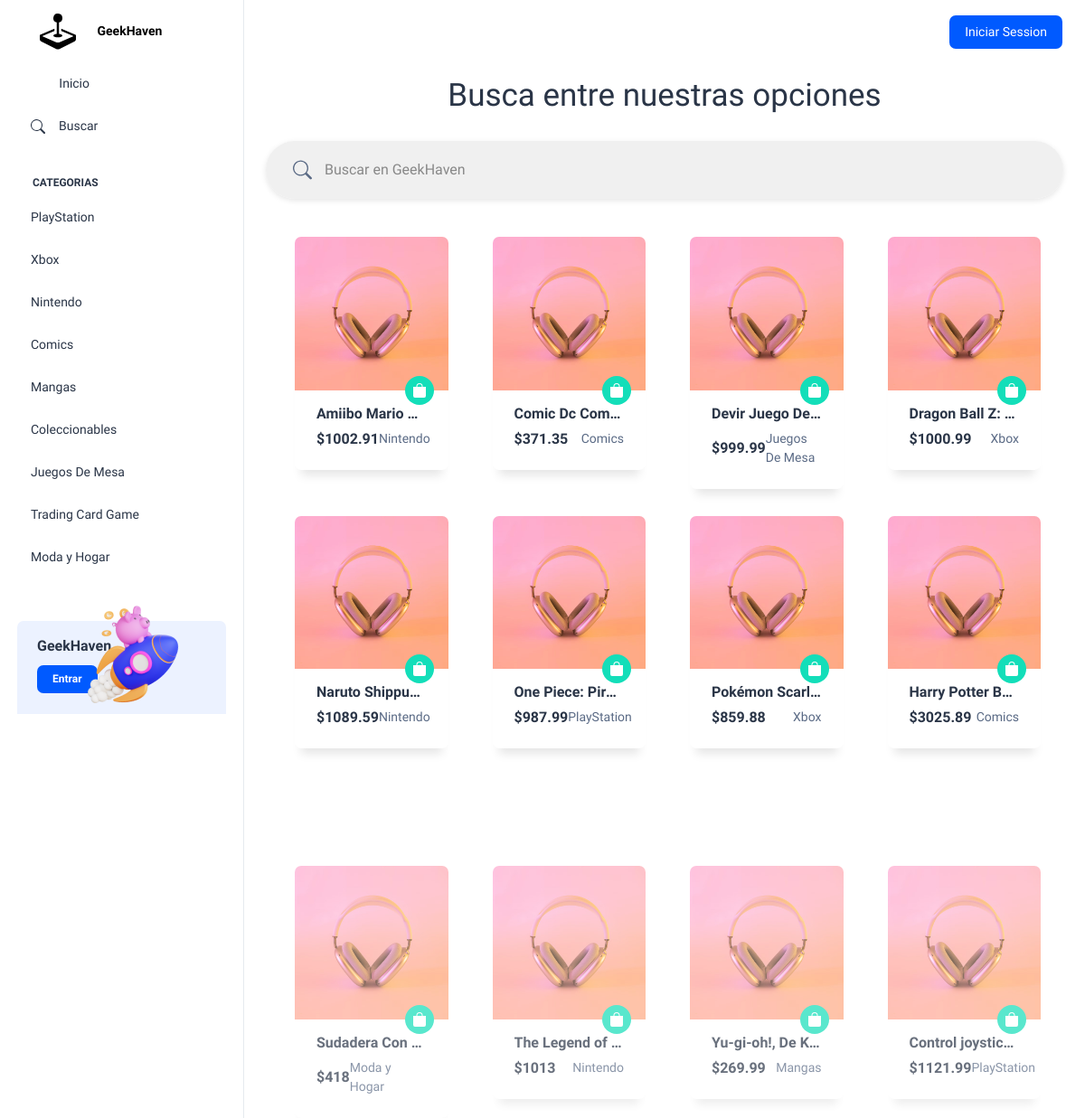
Screenshot of /src/views/user/buscar.php with the database file from the repository.
### tables this page shows
CREATE TABLE `categorias` (
  `id_cat` int(11) NOT NULL,
  `nom_cat` varchar(50) NOT NULL
);

CREATE TABLE `productos` (
  `id_producto` int(11) NOT NULL,
  `nom_producto` varchar(100) DEFAULT NULL,
  `precio` double DEFAULT NULL,
  `descripcion` varchar(500) DEFAULT NULL,
  `existencia` int(11) DEFAULT NULL,
  `estado` varchar(50) DEFAULT NULL,
  `id_cat` int(11) DEFAULT NULL,
  `tipo_id` int(11) DEFAULT NULL,
  `universo_id` int(11) DEFAULT NULL,
  `fecha` timestamp NOT NULL DEFAULT current_timestamp() ON UPDATE current_timestamp(),
  `precio_base` float DEFAULT NULL
);

### src/data/Database.php (called while the page is built, shortened)
<?php
class Database
{
    private $servername = "localhost";
    private $username = "root";
    private $password = "";
    private $dbname = "geekhaven";
    private $conn;
    public function __construct()
    {
        try {
            $this->conn = new PDO("mysql:host=$this->servername;dbname=$this->dbname", $this->username, $this->password);
            $this->conn->setAttribute(PDO::ATTR_ERRMODE, PDO::ERRMODE_EXCEPTION);
            $this->conn->exec("set names utf8");
        } catch (PDOException $e) {
            echo "Error en la conexión: " . $e->getMessage();
        }
    }
    public function ejecutarConsulta($sql, $params = [])
    {
        try {
            $stmt = $this->conn->prepare($sql);
            $stmt->execute($params);
            return $stmt;
        } catch (PDOException $e) {
            echo "Error en la consulta: " . $e->getMessage();
            return null;
        }
    }
    public function seleccionarDatos($sql, $params = [])
    {
        $stmt = $this->ejecutarConsulta($sql, $params);
        if ($stmt) {
            return $stmt->fetchAll(PDO::FETCH_ASSOC);
        } else {
            return null;
        }
    }
}
?>

### src/views/user/buscar.php (the view, shortened to what this page needs)
<?php
    $db = new Database;
?>
<!doctype html>
<html lang="en">
<head>
  <link rel="stylesheet" href="/geekhaven/src/views/admin/assets/css/styles.min.css" />
  <link rel="stylesheet" href="/geekhaven/bootstrap/css/estilos.css" />
</head>
<body>
<?php include($_SERVER['DOCUMENT_ROOT'] . '/geekhaven/templates/navbar_user.php'); ?>
<div class="container-fluid">
<center><h1>Busca entre nuestras opciones</h1></center>
<br>
        <div class="search-container">
        <form class="d-flex primary" role="search" style="witdh:100%">
            <input  data-table="table_id" class="light-table-filter" type="text"  id="search-input" placeholder=" Buscar en GeekHaven">
        </form>
        </div>
<br><br>
        <div class="row"  style="margin-left:20px">
            <?php
            $SQL = "SELECT * from productos inner join categorias on categorias.id_cat=productos.id_cat where productos.existencia > 0";
            $con = $db->seleccionarDatos($SQL);
            if (!empty($con)) {
                foreach ($con as $fila) {
                    ?>
                        <div class="col-sm-6 col-xl-3">
                        <div class="scroll-appear">
                            <div class="card overflow-hidden rounded-2">
                            <div class="position-relative">
    <a href="/geekhaven/src/views/user/productos.php?id=<?php echo $fila['id_producto']?>"><img src="/geekhaven/src/views/admin/assets/images/products/s4.jpg" class="card-img-top rounded-0" alt="..."></a>
    <a href="javascript:void(0)" class="bg-success rounded-circle p-2 text-white d-inline-flex position-absolute bottom-0 end-0 mb-n3 me-3" data-bs-toggle="tooltip" data-bs-placement="top" data-bs-title="Add To Cart"><svg xmlns="http://www.w3.org/2000/svg" width="16" height="16" fill="currentColor" class="bi bi-bag-fill" viewBox="0 0 16 16">
<path d="M8 1a2.5 2.5 0 0 1 2.5 2.5V4h-5v-.5A2.5 2.5 0 0 1 8 1zm3.5 3v-.5a3.5 3.5 0 1 0-7 0V4H1v10a2 2 0 0 0 2 2h10a2 2 0 0 0 2-2V4h-3.5z"></path>
</svg>
    </a>
  </div>
  <div class="card-body pt-3 p-4">
        <div style="width:100%;">
        <h6 class="fw-semibold fs-4 text-truncate"> <?php echo $fila['nom_producto']  ?>  </h6>
        </div>
    <div class="d-flex align-items-center justify-content-between">
      <h6 class="fw-semibold fs-4 mb-0"><?php echo '$' . $fila['precio']; ?></h6>
      <ul class="list-unstyled d-flex align-items-center mb-0">
      <?php echo $fila['nom_cat']  ?>                  </ul>
    </div>
  </div>
                            </div>
                            </div>
                        </div>
                    <?php
                }
            }
            else{
              ?>
<button type="button" class="btn btn-primary">Primary</button>
            <?php
            }
            ?>
        </div>
    </div>
<br><br>
</div>
</body>
</html>

### templates/navbar_user.php (shortened to what this page needs)
<?php
$sql="select * from categorias";
$categorias=$db->seleccionarDatos($sql);
?>
<div class="page-wrapper" id="main-wrapper" data-layout="vertical" data-navbarbg="skin6" data-sidebartype="full"
    data-sidebar-position="fixed" data-header-position="fixed">
    <aside class="left-sidebar" style="    background: #ffffffde; backdrop-filter: blur(70px);">
      <div>
        <div class="brand-logo d-flex align-items-center justify-content-between">
          <a href="/geekhaven/index.php" class="text-nowrap logo-img">
            <b style="color: black;">GeekHaven</b>
          </a>
        </div>
        <nav class="sidebar-nav scroll-sidebar" data-simplebar="">
          <ul id="sidebarnav">
            <li class="sidebar-item">
              <a class="sidebar-link" href="/geekhaven/index.php" aria-expanded="false">
                <span>
                  <i class="ti ti-layout-dashboard"></i>
                </span>
                <span class="hide-menu">Inicio</span>
              </a>
            </li>
            <li class="sidebar-item">
              <a class="sidebar-link" href="/geekhaven/src/views/user/buscar.php" aria-expanded="false">
                <span>
                </span>
                <span class="hide-menu">Buscar</span>
              </a>
            </li>
            <li class="nav-small-cap">
              <span class="hide-menu">Categorias</span>
            </li>
            <?php
                foreach($categorias as $categoria){
            ?>
            <li class="sidebar-item">
            <a class="sidebar-link" href="/geekhaven/src/views/user/cat.php?id=<?php echo $categoria['id_cat']; ?>" aria-expanded="false">
                <span class="hide-menu" id="ncat"><?php echo $categoria['nom_cat'] ?></span>
              </a>
            </li>
            <?php
               }
            ?>
<?php if(!isset($_SESSION['user'])){
?>
<li>
<div class="unlimited-access hide-menu bg-light-primary position-relative mb-7 mt-5 rounded">
            <div class="d-flex">
              <div class="unlimited-access-title me-3">
                <h6 class="fw-semibold fs-4 mb-6 text-dark w-85">GeekHaven</h6>
                <a href="/geekhaven/src/views/user/login.php" style=" background-color: #005aff; color: #fff;" class="btn fs-2 fw-semibold lh-sm" style="">Entrar</a>
              </div>
              <div class="unlimited-access-img">
                <img src="/geekhaven/src/views/admin/assets/images/backgrounds/rocket.png" alt="" class="img-fluid">
              </div>
            </div>
          </div>
          <br>
</li>
            <?php  }  ?>
          </ul>
        </nav>
      </div>
    </aside>
    <div class="body-wrapper">
      <header class="app-header" style="    background: #ffffffde;backdrop-filter: blur(70px);">
        <nav class="navbar navbar-expand-lg navbar-light">
          <div class="navbar-collapse justify-content-end px-0" id="navbarNav">
            <ul class="navbar-nav flex-row ms-auto align-items-center justify-content-end">
            <?php if(!isset($_SESSION['user'])){?>
<a href="/geekhaven/src/views/user/login.php"> <button type="button" class="btn" style="background: #005aff; color:white">Iniciar Session</button></a>
            <?php  }
              else{?>
  <?php
  if(isset($id_orden)){
  $CantidadDePrdQry="SELECT COUNT(*) AS productos FROM(SELECT PRD.id_producto,PRD.nom_producto, PRD.descripcion, usuarios.id_usuario as usr, detalle_orden.cantidad as cantidad, detalle_orden.estatus as stat, detalle_orden.id_orden
  FROM usuarios
  JOIN detalle_orden on usuarios.id_usuario=detalle_orden.id_usuario
  JOIN (SELECT * from productos) as PRD on PRD.id_producto = detalle_orden.id_producto
  WHERE usuarios.id_usuario = $usr and detalle_orden.estatus=0 and detalle_orden.id_orden=$id_orden) as PCN";
  $Cantidad=$db->seleccionarDatos($CantidadDePrdQry);
  if(!empty($Cantidad)){
  ?>
    <span style="width:37px; background:#005aff; z-index:0"class="mt-3 position-absolute top-0 start-100 translate-middle badge rounded-pill">
      <?php
      foreach($Cantidad as $res){
        echo $res['productos'];
      }
      ?>
    </span>
    <?php }
    else{
    }
    ?>
<svg xmlns="http://www.w3.org/2000/svg" width="30" height="30" fill="black" class="bi bi-bag-fill" viewBox="0 0 16 16">
  <path d="M8 1a2.5 2.5 0 0 1 2.5 2.5V4h-5v-.5A2.5 2.5 0 0 1 8 1zm3.5 3v-.5a3.5 3.5 0 1 0-7 0V4H1v10a2 2 0 0 0 2 2h10a2 2 0 0 0 2-2V4h-3.5z"/>
</svg>
</button>
             </li>
             <?php
}
else{
   ?>
   <?php
}}
              ?>
            </ul>
          </div>
        </nav>
      </header>

### rows the page displays
categorias: nom_cat "PlayStation"
categorias: nom_cat "Xbox"
categorias: nom_cat "Nintendo"
categorias: nom_cat "Comics"
categorias: nom_cat "Mangas"
categorias: nom_cat "Coleccionables"
categorias: nom_cat "Juegos De Mesa"
categorias: nom_cat "Trading Card Game"
categorias: nom_cat "Moda y Hogar"
productos: nom_producto "Amiibo Mario…", precio "1002.91", id_cat.nom_cat "Nintendo"
productos: nom_producto "Comic Dc Com…", precio "371.35", id_cat.nom_cat "Comics"
productos: nom_producto "Devir Juego De…", precio "999.99", id_cat.nom_cat "Juegos De Mesa"
productos: nom_producto "Dragon Ball Z:…", precio "1000.99", id_cat.nom_cat "Xbox"
productos: nom_producto "Naruto Shippu…", precio "1089.59", id_cat.nom_cat "Nintendo"
productos: nom_producto "One Piece: Pira…", precio "987.99", id_cat.nom_cat "PlayStation"
productos: nom_producto "Pokémon Scarl…", precio "859.88", id_cat.nom_cat "Xbox"
productos: nom_producto "Harry Potter B…", precio "3025.89", id_cat.nom_cat "Comics"
productos: nom_producto "Sudadera Con…", precio "418", id_cat.nom_cat "Moda y Hogar"
productos: nom_producto "The Legend of…", precio "1013", id_cat.nom_cat "Nintendo"
productos: nom_producto "Yu-gi-oh!, De K…", precio "269.99", id_cat.nom_cat "Mangas"
productos: nom_producto "Control joystic…", precio "1121.99", id_cat.nom_cat "PlayStation"
